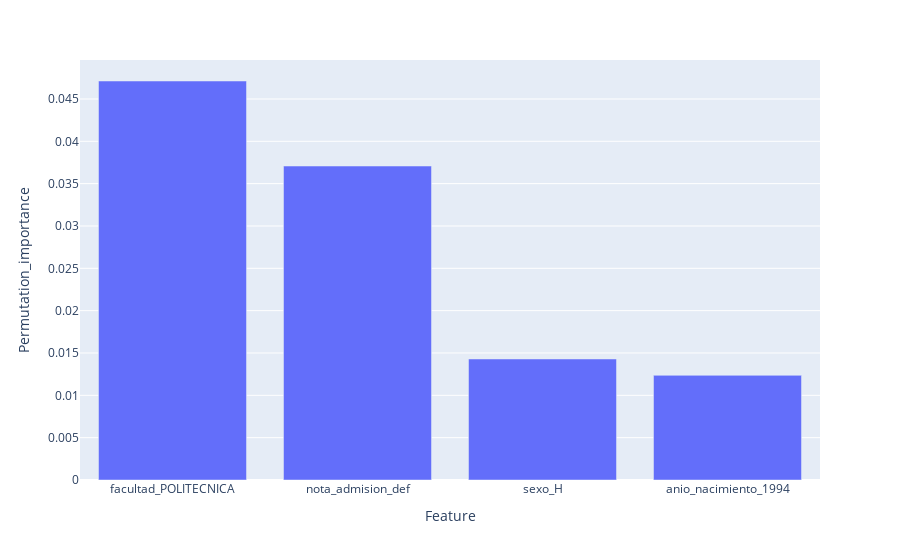

Source (notebook cell):
### Code cell
fig = px.bar(logit_importances, x='Feature', y='Permutation_importance')
fig.show()

### Figure 1 — Plotly figure (JSON) as saved in the notebook; plotly's stock layout.template omitted (floating-point values rounded to 4 significant figures)
{"data": [{"alignmentgroup": "True", "hovertemplate": "Feature=%{x}<br>Permutation_importance=%{y}<extra></extra>", "legendgroup": "", "marker": {"color": "#636efa"}, "name": "", "offsetgroup": "", "orientation": "v", "showlegend": false, "textposition": "auto", "type": "bar", "x": ["facultad_POLITECNICA", "nota_admision_def", "sexo_H", "anio_nacimiento_1994"], "xaxis": "x", "y": [0.04712, 0.03708, 0.01429, 0.01236], "yaxis": "y"}], "layout": {"barmode": "relative", "legend": {"tracegroupgap": 0}, "margin": {"t": 60}, "xaxis": {"anchor": "y", "domain": [0, 1], "title": {"text": "Feature"}}, "yaxis": {"anchor": "x", "domain": [0, 1], "title": {"text": "Permutation_importance"}}}}
